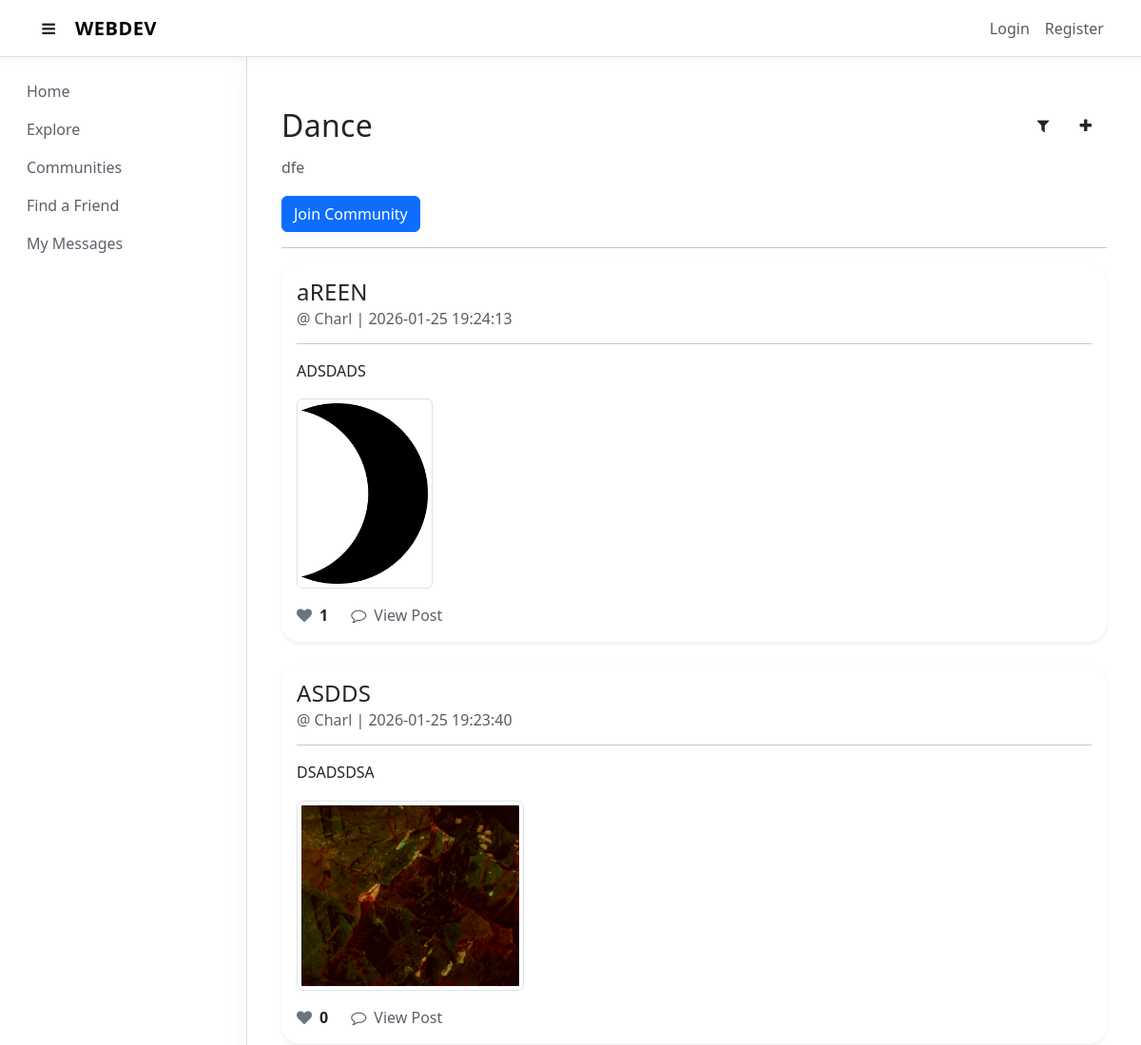
Before: /community/2 (upper part) with the older database file.
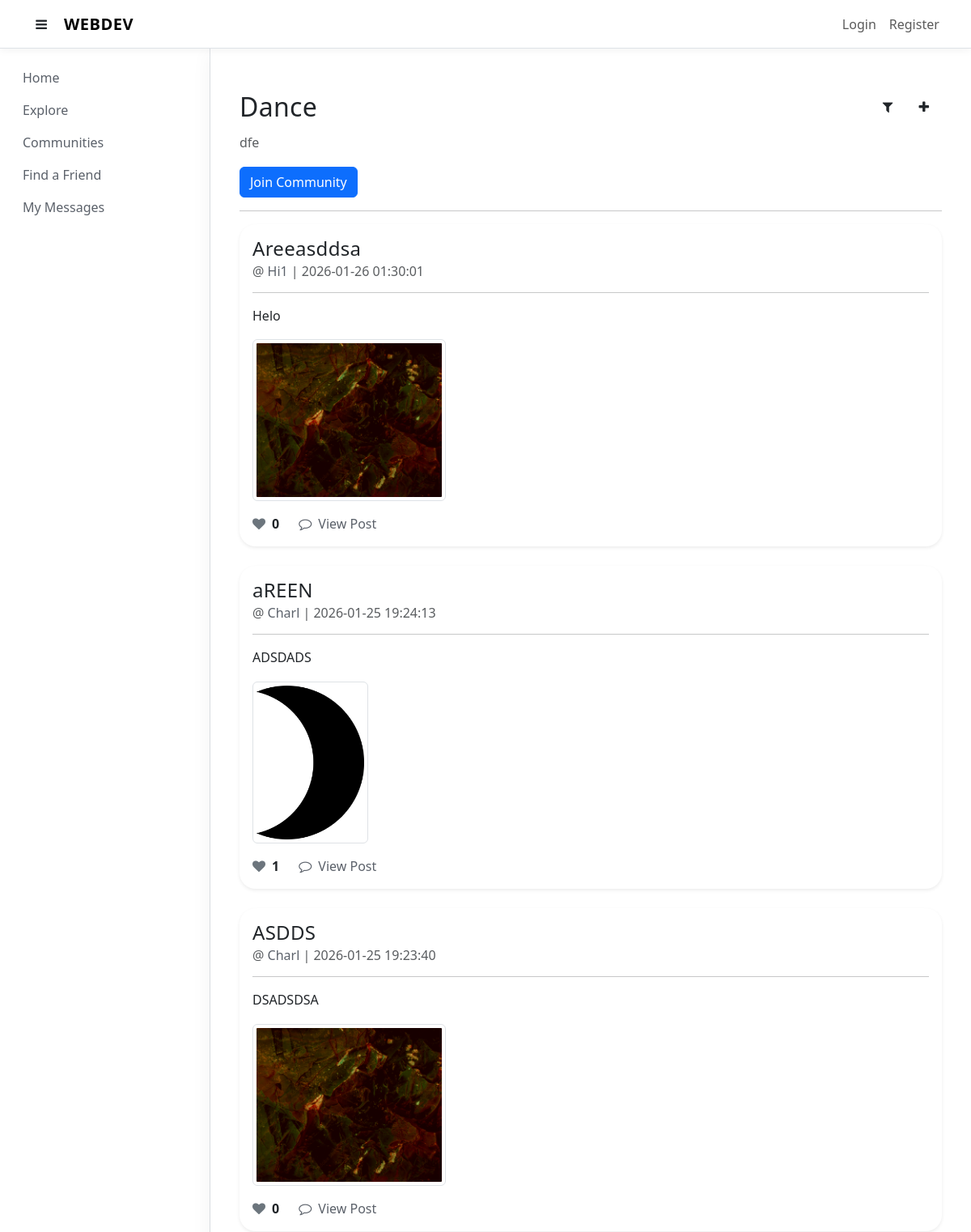
After: the same page with the newer database file.
### tables this page shows
CREATE TABLE communities (
            community_id INTEGER PRIMARY KEY AUTOINCREMENT,
            name TEXT UNIQUE NOT NULL,
            description TEXT
        );

CREATE TABLE posts (
            post_id INTEGER PRIMARY KEY AUTOINCREMENT,
            user_id INTEGER NOT NULL,
            community_id INTEGER NOT NULL,
            title TEXT NOT NULL,
            content TEXT,
            created_at DATETIME DEFAULT CURRENT_TIMESTAMP, image_url TEXT, post_type TEXT DEFAULT 'general',
            FOREIGN KEY(user_id) REFERENCES users(user_id) ON DELETE CASCADE,
            FOREIGN KEY(community_id) REFERENCES communities(community_id) ON DELETE CASCADE
        );

CREATE TABLE users (
            user_id INTEGER PRIMARY KEY AUTOINCREMENT,
            username TEXT UNIQUE NOT NULL,
            password TEXT NOT NULL,
            email TEXT NOT NULL,
            phone TEXT NOT NULL,
            age INT NOT NULL
        );

### main.py (the view)
@app.route('/community/<int:community_id>')
def community(community_id):
    conn = get_db()
    current_user_id = session.get('user_id')
    is_member = False
    if not current_user_id and 'username' in session:
        user_row = conn.execute("SELECT user_id FROM users WHERE username = ?", (session['username'],)).fetchone()
        if user_row:
            current_user_id = user_row['user_id']
            session['user_id'] = current_user_id # Persist it for future requests
    if current_user_id:
        is_member = conn.execute(
            "SELECT 1 FROM community_members WHERE user_id = ? AND community_id = ?",
            (current_user_id, community_id)
        ).fetchone() is not None
    community_row = conn.execute(
        "SELECT * FROM communities WHERE community_id = ?",
        (community_id,)
    ).fetchone()
    if not community_row:
        return "Community not found", 404
    posts = conn.execute("""
        SELECT p.*, u.username,
               (SELECT COUNT(*) FROM post_likes WHERE post_id = p.post_id) AS like_count,
               (SELECT 1 FROM post_likes WHERE post_id = p.post_id AND user_id = ?) AS user_liked
        FROM posts p
        JOIN users u ON p.user_id = u.user_id
        WHERE p.community_id = ?
        ORDER BY p.created_at DESC
    """, (current_user_id, community_id)).fetchall()
    return render_template('community.html', community=community_row, posts=posts, is_member=is_member)

### helpers.py (called while the page is built)
def connect_db():
    sql = sqlite3.connect(DATABASE)
    sql.row_factory = sqlite3.Row
    sql.execute("PRAGMA foreign_keys = ON")
    return sql

def get_db():
    if not hasattr(g, 'sqlite3_db'):
        g.sqlite3_db = connect_db()
    return g.sqlite3_db

### main.py (called while the page is built)
def mention_to_link(text):
    if not text:
        return ""
    mention_pattern = r'@(\w+)'
    def replace_with_link(match):
        clean_username = match.group(1)
        conn = get_db()
        user_exists = conn.execute(
            "SELECT 1 FROM users WHERE username = ?", (clean_username,)
        ).fetchone()
        if user_exists:
            link = url_for('userprofile', username=clean_username)
            return f'<a href="{link}" class="text-primary text-decoration-none fw-bold">@{clean_username}</a>'
        return f'@{clean_username}'
    return re.sub(mention_pattern, replace_with_link, text)

### templates/community.html (shortened to what this page needs)
{% extends 'base.html' %}
{% block body %}
<div class="container">
    <div class="forum-head d-flex flex-column col-12 mt-4">
        <div class="d-flex flex-row align-items-center">
            <h2 class="mb-0">{{ community['name'] }}</h2>
        <div class="d-flex flex-row ms-auto">
            <span class="fa fa-filter d-flex m-3" style="cursor: pointer;"></span>
            <a href="{{ url_for('create_post')}}" class="fa fa-plus d-flex m-3 text-decoration-none text-dark"></a>
        </div>
        </div>
        <p class="text-muted mt-2">{{ community['description'] }}</p>
{% if not is_member %}
<form action="{{ url_for('join_community', community_id=community['community_id']) }}" method="post" style="display:inline;">
    <button type="submit" class="btn btn-primary">Join Community</button>
</form>
{% else %}
<form action="{{ url_for('leave_community', community_id=community['community_id']) }}" method="post" style="display:inline;">
    <button type="submit" class="btn btn-danger">Leave Community</button>
</form>
{% endif %}
    </div>
    <hr>
    {% for post in posts %}
    <div class="card mb-4 shadow-sm">
        <div class="card-body position-relative">
            <h4 class="card-title">{{ post['title'] | mention | safe }}</h4>
            <h6 class="card-subtitle mb-2 text-muted">
                @<a href="{{ url_for('userprofile', username=post['username']) }}" class="text-decoration-none">
                    {{ post['username'] }}
                </a> | {{ post['created_at'] }}
            </h6>
            <hr>
            <p class="card-text">{{ post['content'] | mention | safe }}</p>
            {% if post['image_url'] %}
            <div class="mb-3">
                <a href="#" data-bs-toggle="modal" data-bs-target="#commModal{{ post['post_id'] }}">
                    <img src="{{ post['image_url'] }}" class="img-thumbnail" style="max-height: 200px; cursor: pointer;">
                </a>
            </div>
            {% endif %}
            <div class="mt-3 d-flex align-items-center">
                <button type="button"
                        class="btn btn-link p-0 border-0 text-decoration-none d-flex align-items-center me-4 like-button"
                        data-post-id="{{ post['post_id'] }}"
                        onclick="toggleLike(this)">
                    <i class="fa fa-heart me-2 {% if post['user_liked'] %}text-danger{% else %}text-secondary{% endif %}"></i>
                    <span class="like-count text-dark fw-bold">{{ post['like_count'] or 0 }}</span>
                </button>
                <a href="{{ url_for('openpost', post_id=post['post_id']) }}" class="card-link text-decoration-none">
                    <i class="fa fa-comment-o me-1"></i> View Post
                </a>
            </div>
        </div>
    </div>
    {% else %}
    <div class="text-center mt-5">
        <p class="text-muted">No posts in this community yet.</p>
    </div>
    {% endfor %}
</div>
{% endblock %}

### templates/base.html (shortened to what this page needs)
<!DOCTYPE html>
<html lang="en">
<head>
    <link href="https://cdn.jsdelivr.net/npm/bootstrap@5.3.8/dist/css/bootstrap.min.css" rel="stylesheet">
    <link rel="stylesheet" href="https://cdnjs.cloudflare.com/ajax/libs/font-awesome/4.7.0/css/font-awesome.min.css">
    <link rel="stylesheet" href="{{ url_for('static', filename='main.css') }}">
</head>
<body>
    <nav id="topnavbar" class="navbar navbar-expand-lg navbar-light border-bottom">
        <div class="container-fluid">
            <div class="d-flex align-items-center">
                <button id="sidebarToggle" class="btn me-2">
                    <i class="fa fa-bars"></i>
                </button>
                <a class="navbar-brand mb-0" href="{{ url_for('index') }}">WEBDEV</a>
            </div>
            <div class="collapse navbar-collapse" id="navbarNav">
                <ul class="navbar-nav ms-auto align-items-center">
                    {% if logged_in %}
                        <li class="nav-item dropdown">
                            <a class="nav-link position-relative" href="#" data-bs-toggle="dropdown">
                                <i class="fa fa-bell"></i>
                                {% if unread_count > 0 %}
                                    <span class="position-absolute top-0 start-100 translate-middle badge bg-danger rounded-pill">
                                        {{ unread_count }}
                                    </span>
                                {% endif %}
                            </a>
                            <ul class="dropdown-menu dropdown-menu-end" style="width:300px;">
                                {% for n in notifications %}
                                    <li>
                                        <a class="dropdown-item {% if not n.is_read %}fw-bold{% endif %}"
                                           href="{{ url_for('mark_notification_read', notification_id=n.notification_id) }}">
                                            {{ n.message }}
                                            <br>
                                            <small class="text-muted">{{ n.created_at }}</small>
                                        </a>
                                    </li>
                                {% else %}
                                    <li class="dropdown-item text-muted">No notifications</li>
                                {% endfor %}
                                <li><hr class="dropdown-divider"></li>
                                <li>
                                    <a class="dropdown-item text-center" href="{{ url_for('notifications_page') }}">
                                        View All
                                    </a>
                                </li>
                            </ul>
                        </li>
                        <li class="nav-item d-flex align-items-center me-3">
                            <img src="{{ url_for('static', filename='profile.jpg') }}"
                                 class="rounded-circle me-2" width="40" height="40">
                            <a class="nav-link p-0" href="{{ url_for('userprofile', username=username) }}">
                                {{ username }}
                            </a>
                        </li>
                        <li class="nav-item">
                            <a class="nav-link" href="{{ url_for('logout') }}">Logout</a>
                        </li>
                    {% else %}
                        <li class="nav-item">
                            <a class="nav-link" href="#" data-bs-toggle="modal" data-bs-target="#loginModal">Login</a>
                        </li>
                        <li class="nav-item">
                            <a class="nav-link" href="#" data-bs-toggle="modal" data-bs-target="#registerModal">Register</a>
                        </li>
                    {% endif %}
                </ul>
            </div>
        </div>
    </nav>
    <div id="layoutWrapper" class="d-flex w-100">
        <nav id="sidebar" class="border-end">
            <ul id="sidenav" class="nav flex-column p-3">
                <li class="nav-item">
                    <a class="nav-link" href="{{ url_for('index') }}">Home</a>
                </li>
                <li class="nav-item">
                    <a class="nav-link" data-bs-toggle="collapse" href="#communityMenu">Explore</a>
                </li>
                <li class="nav-item">
                    <a class="nav-link" data-bs-toggle="collapse" href="#usercommunityMenu">Communities</a>
                </li>
                <li class="nav-item">
                    <a class="nav-link" href="{{ url_for('find_a_friend_hub') }}">Find a Friend</a>
                </li>
                <li class="nav-item">
                    <a class="nav-link" href="{{ url_for('my_messages') }}">My Messages</a>
                </li>
            </ul>
        </nav>
        <div id="maincontent" class="flex-grow-1 p-4">
            {% block body %}{% endblock %}
        </div>
    </div>
</body>
</html>

### static/main.css (style rules this page uses)
body { height: 100%; overflow-y: hidden; background: linear-gradient(to bottom, #f8f9fa, #f2f4f7); }
#topnavbar { background-color: #fff; padding: 0.6rem 1.2rem; box-shadow: 0 2px 10px rgba(0,0,0,0.05); z-index: 1100; }
#topnavbar .navbar-brand { font-weight: 700; letter-spacing: 0.5px; }
#topnavbar .nav-link { font-weight: 500; transition: all 0.2s ease; }
#layoutWrapper { display: flex; min-height: calc(100vh - 70px); transition: all 0.3s ease; }
#sidebar { width: 260px; min-height: calc(100vh - 70px); transition: all 0.3s ease; overflow-y: auto; background: #ffffff; box-shadow: 2px 0 12px rgba(0,0,0,0.05); }
#sidebar li a { color: #5B616A; padding: 8px 12px; border-radius: 10px; transition: all 0.2s ease; }
a { color: #5B616A; }
#maincontent { flex: 1; height: calc(100vh - 70px); overflow: scroll; padding: 0; display: flex; flex-direction: column; background: #ffffff; box-shadow: 0 6px 25px rgba(0,0,0,0.05); transition: all 0.3s ease; }
#sidenav { min-height: calc(100dvh - 55px); overflow-y: scroll; background-color: white; }
h1, h2, h3, h4, h5 { letter-spacing: 0.3px; }
p { line-height: 1.6; }
.card { border-radius: 20px; border: none; box-shadow: 0 6px 20px rgba(0,0,0,0.06); transition: transform 0.2s ease, box-shadow 0.2s ease; }

Changed rows visible on the page:
added posts: title|mention "Areeasddsa", username "Hi1", created_at "2026-01-26 01:30:01", content|mention "Helo", image_url (picture), post "0"
